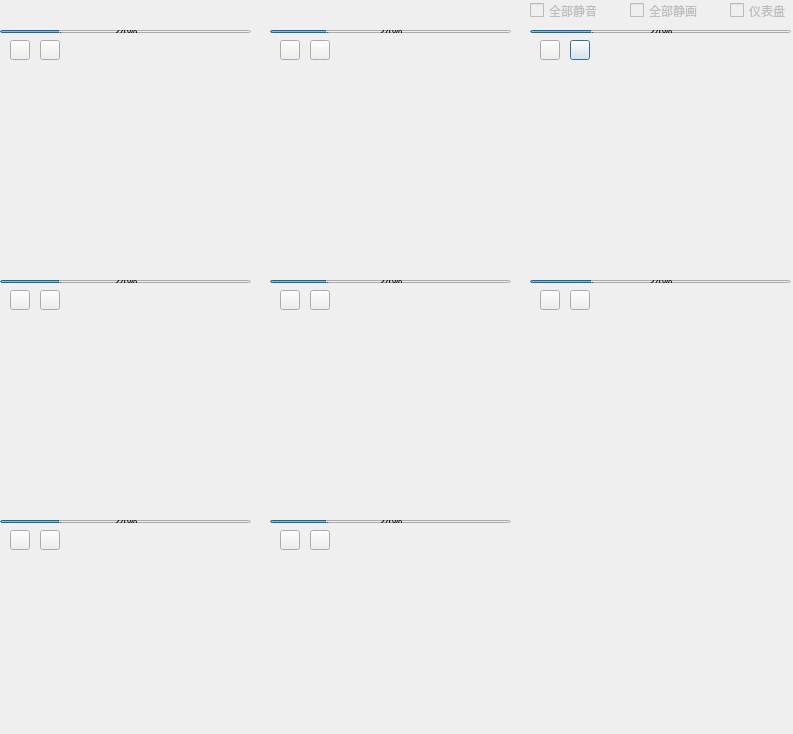
<?xml version="1.0" encoding="UTF-8"?>
<ui version="4.0">
 <class>VideoListView</class>
 <widget class="QDialog" name="VideoListView">
  <property name="geometry">
   <rect>
    <x>0</x>
    <y>0</y>
    <width>793</width>
    <height>734</height>
   </rect>
  </property>
  <property name="windowTitle">
   <string>Dialog</string>
  </property>
  <widget class="QLabel" name="memberLabel">
   <property name="enabled">
    <bool>true</bool>
   </property>
   <property name="geometry">
    <rect>
     <x>0</x>
     <y>0</y>
     <width>511</width>
     <height>21</height>
    </rect>
   </property>
   <property name="font">
    <font>
     <family>Cochin</family>
     <pointsize>10</pointsize>
    </font>
   </property>
   <property name="text">
    <string/>
   </property>
   <property name="textFormat">
    <enum>Qt::PlainText</enum>
   </property>
   <property name="alignment">
    <set>Qt::AlignLeading|Qt::AlignLeft|Qt::AlignVCenter</set>
   </property>
   <property name="wordWrap">
    <bool>true</bool>
   </property>
  </widget>
  <widget class="QPushButton" name="video2">
   <property name="geometry">
    <rect>
     <x>570</x>
     <y>40</y>
     <width>20</width>
     <height>20</height>
    </rect>
   </property>
   <property name="text">
    <string/>
   </property>
  </widget>
  <widget class="QPushButton" name="audio6">
   <property name="geometry">
    <rect>
     <x>10</x>
     <y>530</y>
     <width>20</width>
     <height>20</height>
    </rect>
   </property>
   <property name="text">
    <string/>
   </property>
  </widget>
  <widget class="QPushButton" name="video3">
   <property name="geometry">
    <rect>
     <x>40</x>
     <y>290</y>
     <width>20</width>
     <height>20</height>
    </rect>
   </property>
   <property name="text">
    <string/>
   </property>
  </widget>
  <widget class="QWidget" name="videoView7" native="true">
   <property name="geometry">
    <rect>
     <x>270</x>
     <y>520</y>
     <width>241</width>
     <height>211</height>
    </rect>
   </property>
  </widget>
  <widget class="QProgressBar" name="progressBar2">
   <property name="geometry">
    <rect>
     <x>530</x>
     <y>30</y>
     <width>261</width>
     <height>3</height>
    </rect>
   </property>
   <property name="value">
    <number>24</number>
   </property>
  </widget>
  <widget class="QCheckBox" name="switchAllRemoteVideo">
   <property name="enabled">
    <bool>false</bool>
   </property>
   <property name="geometry">
    <rect>
     <x>630</x>
     <y>0</y>
     <width>81</width>
     <height>21</height>
    </rect>
   </property>
   <property name="text">
    <string>全部静画</string>
   </property>
  </widget>
  <widget class="QProgressBar" name="progressBar3">
   <property name="geometry">
    <rect>
     <x>0</x>
     <y>280</y>
     <width>251</width>
     <height>3</height>
    </rect>
   </property>
   <property name="value">
    <number>24</number>
   </property>
  </widget>
  <widget class="QPushButton" name="audio5">
   <property name="geometry">
    <rect>
     <x>540</x>
     <y>290</y>
     <width>20</width>
     <height>20</height>
    </rect>
   </property>
   <property name="text">
    <string/>
   </property>
  </widget>
  <widget class="QPushButton" name="video0">
   <property name="geometry">
    <rect>
     <x>40</x>
     <y>40</y>
     <width>20</width>
     <height>20</height>
    </rect>
   </property>
   <property name="text">
    <string/>
   </property>
  </widget>
  <widget class="QWidget" name="videoView5" native="true">
   <property name="geometry">
    <rect>
     <x>530</x>
     <y>280</y>
     <width>261</width>
     <height>221</height>
    </rect>
   </property>
  </widget>
  <widget class="QPushButton" name="audio2">
   <property name="geometry">
    <rect>
     <x>540</x>
     <y>40</y>
     <width>20</width>
     <height>20</height>
    </rect>
   </property>
   <property name="text">
    <string/>
   </property>
  </widget>
  <widget class="QPushButton" name="video4">
   <property name="geometry">
    <rect>
     <x>310</x>
     <y>290</y>
     <width>20</width>
     <height>20</height>
    </rect>
   </property>
   <property name="text">
    <string/>
   </property>
  </widget>
  <widget class="QWidget" name="videoView2" native="true">
   <property name="geometry">
    <rect>
     <x>530</x>
     <y>30</y>
     <width>261</width>
     <height>231</height>
    </rect>
   </property>
  </widget>
  <widget class="QPushButton" name="video1">
   <property name="geometry">
    <rect>
     <x>310</x>
     <y>40</y>
     <width>20</width>
     <height>20</height>
    </rect>
   </property>
   <property name="text">
    <string/>
   </property>
  </widget>
  <widget class="QProgressBar" name="progressBar7">
   <property name="geometry">
    <rect>
     <x>270</x>
     <y>520</y>
     <width>241</width>
     <height>3</height>
    </rect>
   </property>
   <property name="value">
    <number>24</number>
   </property>
  </widget>
  <widget class="QPushButton" name="audio7">
   <property name="geometry">
    <rect>
     <x>280</x>
     <y>530</y>
     <width>20</width>
     <height>20</height>
    </rect>
   </property>
   <property name="text">
    <string/>
   </property>
  </widget>
  <widget class="QWidget" name="videoView0" native="true">
   <property name="geometry">
    <rect>
     <x>0</x>
     <y>30</y>
     <width>251</width>
     <height>231</height>
    </rect>
   </property>
  </widget>
  <widget class="QProgressBar" name="progressBar5">
   <property name="geometry">
    <rect>
     <x>530</x>
     <y>280</y>
     <width>261</width>
     <height>3</height>
    </rect>
   </property>
   <property name="value">
    <number>24</number>
   </property>
  </widget>
  <widget class="QPushButton" name="audio1">
   <property name="geometry">
    <rect>
     <x>280</x>
     <y>40</y>
     <width>20</width>
     <height>20</height>
    </rect>
   </property>
   <property name="text">
    <string/>
   </property>
  </widget>
  <widget class="QWidget" name="screenCaptureView" native="true">
   <property name="geometry">
    <rect>
     <x>530</x>
     <y>520</y>
     <width>261</width>
     <height>211</height>
    </rect>
   </property>
  </widget>
  <widget class="QPushButton" name="audio4">
   <property name="geometry">
    <rect>
     <x>280</x>
     <y>290</y>
     <width>20</width>
     <height>20</height>
    </rect>
   </property>
   <property name="text">
    <string/>
   </property>
  </widget>
  <widget class="QCheckBox" name="switchAllRemoteAudio">
   <property name="enabled">
    <bool>false</bool>
   </property>
   <property name="geometry">
    <rect>
     <x>530</x>
     <y>0</y>
     <width>81</width>
     <height>21</height>
    </rect>
   </property>
   <property name="text">
    <string>全部静音</string>
   </property>
  </widget>
  <widget class="QProgressBar" name="progressBar1">
   <property name="geometry">
    <rect>
     <x>270</x>
     <y>30</y>
     <width>241</width>
     <height>3</height>
    </rect>
   </property>
   <property name="value">
    <number>24</number>
   </property>
  </widget>
  <widget class="QPushButton" name="audio3">
   <property name="geometry">
    <rect>
     <x>10</x>
     <y>290</y>
     <width>20</width>
     <height>20</height>
    </rect>
   </property>
   <property name="text">
    <string/>
   </property>
  </widget>
  <widget class="QWidget" name="videoView1" native="true">
   <property name="enabled">
    <bool>false</bool>
   </property>
   <property name="geometry">
    <rect>
     <x>270</x>
     <y>30</y>
     <width>241</width>
     <height>231</height>
    </rect>
   </property>
  </widget>
  <widget class="QWidget" name="videoView4" native="true">
   <property name="geometry">
    <rect>
     <x>270</x>
     <y>280</y>
     <width>241</width>
     <height>221</height>
    </rect>
   </property>
  </widget>
  <widget class="QCheckBox" name="switchDashBoardButton">
   <property name="enabled">
    <bool>false</bool>
   </property>
   <property name="geometry">
    <rect>
     <x>730</x>
     <y>0</y>
     <width>71</width>
     <height>21</height>
    </rect>
   </property>
   <property name="text">
    <string>仪表盘</string>
   </property>
  </widget>
  <widget class="QProgressBar" name="progressBar4">
   <property name="geometry">
    <rect>
     <x>270</x>
     <y>280</y>
     <width>241</width>
     <height>3</height>
    </rect>
   </property>
   <property name="value">
    <number>24</number>
   </property>
  </widget>
  <widget class="QPushButton" name="video5">
   <property name="geometry">
    <rect>
     <x>570</x>
     <y>290</y>
     <width>20</width>
     <height>20</height>
    </rect>
   </property>
   <property name="text">
    <string/>
   </property>
  </widget>
  <widget class="QPushButton" name="video7">
   <property name="geometry">
    <rect>
     <x>310</x>
     <y>530</y>
     <width>20</width>
     <height>20</height>
    </rect>
   </property>
   <property name="text">
    <string/>
   </property>
  </widget>
  <widget class="QPushButton" name="audio0">
   <property name="geometry">
    <rect>
     <x>10</x>
     <y>40</y>
     <width>20</width>
     <height>20</height>
    </rect>
   </property>
   <property name="text">
    <string/>
   </property>
   <property name="checkable">
    <bool>true</bool>
   </property>
   <property name="autoExclusive">
    <bool>false</bool>
   </property>
  </widget>
  <widget class="QWidget" name="videoView3" native="true">
   <property name="geometry">
    <rect>
     <x>0</x>
     <y>280</y>
     <width>251</width>
     <height>221</height>
    </rect>
   </property>
  </widget>
  <widget class="QWidget" name="videoView6" native="true">
   <property name="geometry">
    <rect>
     <x>0</x>
     <y>520</y>
     <width>251</width>
     <height>211</height>
    </rect>
   </property>
  </widget>
  <widget class="QProgressBar" name="progressBar6">
   <property name="geometry">
    <rect>
     <x>0</x>
     <y>520</y>
     <width>251</width>
     <height>3</height>
    </rect>
   </property>
   <property name="value">
    <number>24</number>
   </property>
  </widget>
  <widget class="QPushButton" name="video6">
   <property name="geometry">
    <rect>
     <x>40</x>
     <y>530</y>
     <width>20</width>
     <height>20</height>
    </rect>
   </property>
   <property name="text">
    <string/>
   </property>
  </widget>
  <widget class="QProgressBar" name="progressBar0">
   <property name="geometry">
    <rect>
     <x>0</x>
     <y>30</y>
     <width>251</width>
     <height>3</height>
    </rect>
   </property>
   <property name="value">
    <number>24</number>
   </property>
  </widget>
  <zorder>videoView6</zorder>
  <zorder>videoView7</zorder>
  <zorder>videoView5</zorder>
  <zorder>videoView4</zorder>
  <zorder>videoView3</zorder>
  <zorder>videoView2</zorder>
  <zorder>videoView1</zorder>
  <zorder>videoView0</zorder>
  <zorder>memberLabel</zorder>
  <zorder>video2</zorder>
  <zorder>audio6</zorder>
  <zorder>video3</zorder>
  <zorder>progressBar2</zorder>
  <zorder>switchAllRemoteVideo</zorder>
  <zorder>progressBar3</zorder>
  <zorder>audio5</zorder>
  <zorder>video0</zorder>
  <zorder>audio2</zorder>
  <zorder>video4</zorder>
  <zorder>video1</zorder>
  <zorder>progressBar7</zorder>
  <zorder>audio7</zorder>
  <zorder>progressBar5</zorder>
  <zorder>audio1</zorder>
  <zorder>audio4</zorder>
  <zorder>switchAllRemoteAudio</zorder>
  <zorder>progressBar1</zorder>
  <zorder>audio3</zorder>
  <zorder>switchDashBoardButton</zorder>
  <zorder>progressBar4</zorder>
  <zorder>video5</zorder>
  <zorder>video7</zorder>
  <zorder>audio0</zorder>
  <zorder>progressBar6</zorder>
  <zorder>video6</zorder>
  <zorder>progressBar0</zorder>
  <zorder>screenCaptureView</zorder>
 </widget>
 <resources/>
 <connections/>
</ui>
